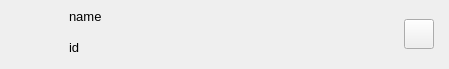
<?xml version="1.0" encoding="UTF-8"?>
<ui version="4.0">
 <class>BannedItemWidget</class>
 <widget class="QWidget" name="BannedItemWidget">
  <property name="geometry">
   <rect>
    <x>0</x>
    <y>0</y>
    <width>449</width>
    <height>69</height>
   </rect>
  </property>
  <property name="windowTitle">
   <string>Form</string>
  </property>
  <layout class="QHBoxLayout" name="horizontalLayout">
   <property name="leftMargin">
    <number>7</number>
   </property>
   <property name="topMargin">
    <number>7</number>
   </property>
   <property name="rightMargin">
    <number>7</number>
   </property>
   <property name="bottomMargin">
    <number>7</number>
   </property>
   <item>
    <widget class="QLabel" name="labelContactAvatar">
     <property name="minimumSize">
      <size>
       <width>48</width>
       <height>48</height>
      </size>
     </property>
     <property name="maximumSize">
      <size>
       <width>48</width>
       <height>48</height>
      </size>
     </property>
     <property name="text">
      <string/>
     </property>
    </widget>
   </item>
   <item>
    <spacer name="horizontalSpacer_2">
     <property name="orientation">
      <enum>Qt::Horizontal</enum>
     </property>
     <property name="sizeType">
      <enum>QSizePolicy::Fixed</enum>
     </property>
     <property name="sizeHint" stdset="0">
      <size>
       <width>8</width>
       <height>20</height>
      </size>
     </property>
    </spacer>
   </item>
   <item>
    <layout class="QVBoxLayout" name="verticalLayout">
     <property name="spacing">
      <number>7</number>
     </property>
     <property name="rightMargin">
      <number>0</number>
     </property>
     <item>
      <widget class="QLabel" name="labelContactName">
       <property name="font">
        <font>
         <pointsize>10</pointsize>
        </font>
       </property>
       <property name="text">
        <string>name</string>
       </property>
      </widget>
     </item>
     <item>
      <widget class="QLabel" name="labelContactId">
       <property name="minimumSize">
        <size>
         <width>0</width>
         <height>30</height>
        </size>
       </property>
       <property name="maximumSize">
        <size>
         <width>16777215</width>
         <height>30</height>
        </size>
       </property>
       <property name="font">
        <font>
         <pointsize>10</pointsize>
        </font>
       </property>
       <property name="text">
        <string>id</string>
       </property>
      </widget>
     </item>
    </layout>
   </item>
   <item>
    <widget class="QPushButton" name="btnReAddContact">
     <property name="minimumSize">
      <size>
       <width>30</width>
       <height>30</height>
      </size>
     </property>
     <property name="maximumSize">
      <size>
       <width>30</width>
       <height>30</height>
      </size>
     </property>
     <property name="text">
      <string/>
     </property>
     <property name="icon">
      <iconset resource="../ressources.qrc">
       <normaloff>:/images/icons/ic_person_add_black_24dp_2x.png</normaloff>:/images/icons/ic_person_add_black_24dp_2x.png</iconset>
     </property>
     <property name="iconSize">
      <size>
       <width>30</width>
       <height>30</height>
      </size>
     </property>
    </widget>
   </item>
   <item>
    <spacer name="horizontalSpacer">
     <property name="orientation">
      <enum>Qt::Horizontal</enum>
     </property>
     <property name="sizeType">
      <enum>QSizePolicy::Fixed</enum>
     </property>
     <property name="sizeHint" stdset="0">
      <size>
       <width>8</width>
       <height>0</height>
      </size>
     </property>
    </spacer>
   </item>
  </layout>
 </widget>
 <resources>
  <include location="../ressources.qrc"/>
 </resources>
 <connections/>
</ui>
